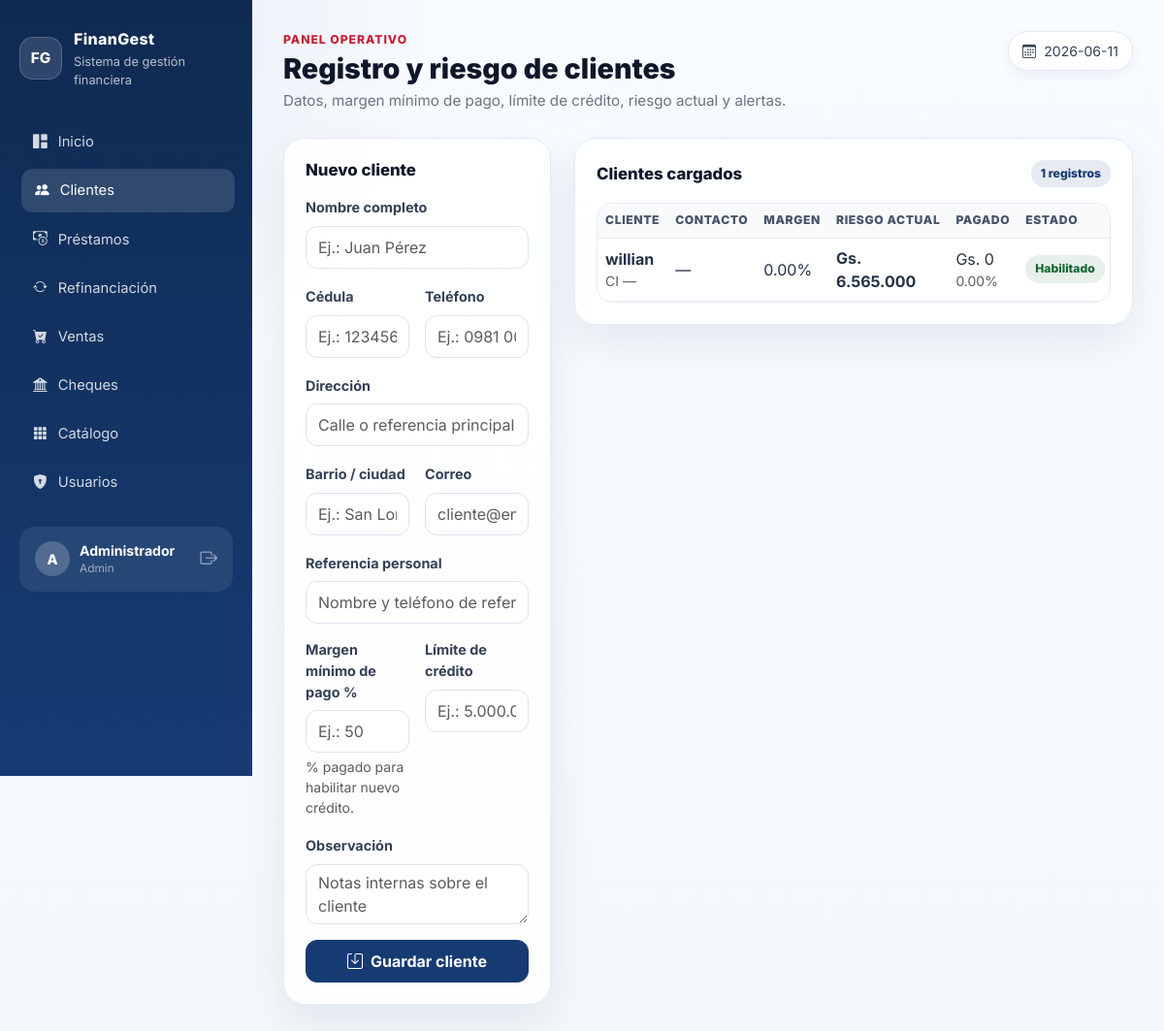
Screenshot of /clientes (signed in) with the database file from the repository.
### tables this page shows
CREATE TABLE clientes (
            id INTEGER PRIMARY KEY AUTOINCREMENT,
            nombre TEXT NOT NULL, cedula TEXT NOT NULL DEFAULT '',
            telefono TEXT DEFAULT '', email TEXT DEFAULT '',
            direccion TEXT DEFAULT '', barrio TEXT DEFAULT '',
            referencia TEXT DEFAULT '', observacion TEXT DEFAULT '',
            margen_pago REAL DEFAULT 0, limite_credito REAL DEFAULT 0,
            fecha TEXT DEFAULT (date('now'))
        );

### app.py (the view, shortened to what this page needs)
@app.route("/clientes", methods=["GET", "POST"])
@login_required
def clientes():
    return render_template("clientes.html",
                           clientes=clientes_con_perfil())

### app.py (called while the page is built, shortened)
def login_required(f):
    @wraps(f)
    def d(*a, **kw):
        if "user_id" not in session:
            return redirect(url_for("login"))
        return f(*a, **kw)
    return d

def moneda(v):
    try: return f"Gs. {float(v or 0):,.0f}".replace(",", ".")
    except: return "Gs. 0"

def numero(v):
    d = "".join(c for c in str(v or "") if c.isdigit())
    if not d: return "—"
    return f"{int(d):,}".replace(",", ".")

def porcentaje(v):
    try: return f"{float(v or 0):.2f}%"
    except: return "0.00%"

def _float(v, default=0.0):
    try:
        t = str(v or "").strip().replace(" ", "")
        if not t: return default
        t = t.replace("Gs.", "").replace("gs.", "").strip()
        if t.count(".") > 1:
            return float(t.replace(".", ""))
        if t.count(".") == 1:
            parts = t.split(".")
            if len(parts[1]) == 3 and parts[0].isdigit() and parts[1].isdigit():
                return float(t.replace(".", ""))  # "500.000" → 500000
        return float(t)
    except: return default

def _int(v, default=0):
    try: return int(_float(v, default))
    except: return default

def deuda_prestamo(p):
    total   = _float(p["total"])
    cuota   = _float(p["cuota"])
    pagadas = _int(p["cuotas_pagadas"])
    mora    = _float(p["mora_acumulada"])
    pagado  = min(total, cuota * max(0, pagadas))
    saldo   = max(0.0, total - pagado) + mora
    return round(saldo, 2), round(pagado, 2), round(total + mora, 2)

def deuda_venta(v):
    try:
        total = _float(v["total"]) if v["total"] else _float(v["precio"])
    except Exception:
        total = _float(v["precio"])
    if not total:
        total = _float(v["precio"])
    pagado = _float(v["pagado"])
    saldo  = max(0.0, total - pagado)
    return round(saldo, 2), round(min(pagado, total), 2), round(total, 2)

def alertas_vencimiento(dias=7):
    hoy_d  = datetime.strptime(hoy(), "%Y-%m-%d").date()
    limite = hoy_d + timedelta(days=dias)
    result = []
    for p in db.get_prestamos():
        if p["estado"] in ("REFINANCIADO", "CANCELADO"):
            continue
        pagadas = _int(p["cuotas_pagadas"])
        plazo   = _int(p["plazo"])
        if pagadas >= plazo:
            continue
        prox = sumar_meses(p["fecha"] or hoy(), pagadas + 1)
        try:
            prox_d = datetime.strptime(prox, "%Y-%m-%d").date()
        except Exception:
            continue
        if prox_d > limite:
            continue
    return sorted(result, key=lambda a: a["dias"])

### templates/clientes.html (shortened to what this page needs)
{% extends "base.html" %}
{% block page_title %}Registro y riesgo de clientes{% endblock %}
{% block page_description %}Datos, margen mínimo de pago, límite de crédito, riesgo actual y alertas.{% endblock %}
{% block content %}
<div class="row g-4">
    <div class="col-lg-4">
        <section class="panel">
            <div class="panel-header"><h2 class="panel-title">Nuevo cliente</h2></div>
            <form method="post" class="row g-3">
                <div class="col-12"><label class="form-label">Nombre completo</label><input class="form-control" name="nombre" placeholder="Ej.: Juan Pérez" required></div>
                <div class="col-md-6"><label class="form-label">Cédula</label><input class="form-control" name="cedula" placeholder="Ej.: 1234567" required></div>
                <div class="col-md-6"><label class="form-label">Teléfono</label><input class="form-control" name="telefono" placeholder="Ej.: 0981 000 000"></div>
                <div class="col-12"><label class="form-label">Dirección</label><input class="form-control" name="direccion" placeholder="Calle o referencia principal"></div>
                <div class="col-md-6"><label class="form-label">Barrio / ciudad</label><input class="form-control" name="barrio" placeholder="Ej.: San Lorenzo"></div>
                <div class="col-md-6"><label class="form-label">Correo</label><input class="form-control" name="correo" type="email" placeholder="cliente@email.com"></div>
                <div class="col-12"><label class="form-label">Referencia personal</label><input class="form-control" name="referencia" placeholder="Nombre y teléfono de referencia"></div>
                <div class="col-md-6">
                    <label class="form-label">Margen mínimo de pago %</label>
                    <input class="form-control" name="margen_pago" type="number" step="0.01" min="0" max="100" placeholder="Ej.: 50">
                    <div class="form-text">% pagado para habilitar nuevo crédito.</div>
                </div>
                <div class="col-md-6"><label class="form-label">Límite de crédito</label><input class="form-control" data-money="true" name="limite_credito" placeholder="Ej.: 5.000.000"></div>
                <div class="col-12"><label class="form-label">Observación</label><textarea class="form-control" name="observacion" rows="2" placeholder="Notas internas sobre el cliente"></textarea></div>
                <div class="col-12 d-grid"><button class="btn btn-primary" type="submit"><i class="bi bi-save me-2"></i>Guardar cliente</button></div>
            </form>
        </section>
    </div>
    <div class="col-lg-8">
        <section class="panel">
            <div class="panel-header"><h2 class="panel-title">Clientes cargados</h2><span class="badge-soft-primary">{{ clientes|length }} registros</span></div>
            {% if clientes %}
            <div class="table-wrap">
                <table class="table table-hover">
                    <thead><tr><th>Cliente</th><th>Contacto</th><th>Margen</th><th>Riesgo actual</th><th>Pagado</th><th>Estado</th><th>Alertas</th><th></th></tr></thead>
                    <tbody>
                        {% for item in clientes %}{% set c = item.cliente %}{% set p = item.perfil %}
                        <tr>
                            <td><strong>{{ c.nombre }}</strong><div class="text-muted small">CI {{ numero(c.cedula) }}</div>{% if c.direccion or c.barrio %}<div class="text-muted small">{{ c.direccion }} {{ c.barrio }}</div>{% endif %}</td>
                            <td>{{ c.telefono or '—' }}{% if c.email %}<div class="text-muted small">{{ c.email }}</div>{% endif %}</td>
                            <td>{{ p.margen_fmt }}</td>
                            <td class="fw-bold">{{ p.riesgo_fmt }}</td>
                            <td>{{ p.pagado_fmt }}<div class="text-muted small">{{ p.porcentaje_pagado_fmt }}</div></td>
                            <td>
                                {% if p.habilitado %}<span class="badge-soft-success">Habilitado</span>
                                {% else %}<span class="badge-soft-danger">Debe pagar {{ p.pago_necesario_fmt }}</span>{% endif %}
                            </td>
                        </tr>
                        {% endfor %}
                    </tbody>
                </table>
            </div>
            {% else %}<div class="empty-state">No hay clientes registrados.</div>{% endif %}
        </section>
    </div>
</div>
{% endblock %}

### static/style.css (style rules this page uses)
:root { --primary: #163b73; --primary-dark: #0f2a52; --accent: #c81e35; --surface: #ffffff; --muted: #6b7280; --bg: #f4f7fb; --border: #e5eaf2; --shadow: 0 18px 45px rgba(15, 42, 82, .08); }
* { box-sizing: border-box; }
body { min-height: 100vh; margin: 0; background: radial-gradient(circle at top left, rgba(22,59,115,.10), transparent 28rem), linear-gradient(180deg, #f8fbff 0%, var(--bg) 100%); color: #111827; font-family: Inter, system-ui, -apple-system, BlinkMacSystemFont, "Segoe UI", sans-serif; }
.stat-card, .panel { background: rgba(255,255,255,.92); border: 1px solid var(--border); border-radius: 22px; box-shadow: var(--shadow); }
.panel { padding: 22px; margin-bottom: 20px; }
.panel-header { display: flex; align-items: center; justify-content: space-between; gap: 12px; margin-bottom: 16px; flex-wrap: wrap; }
.panel-title { margin: 0; color: #0f172a; font-size: 1.05rem; font-weight: 800; }
.form-control, .form-select { min-height: 44px; border-color: #dbe3ef; border-radius: 12px; }
.form-label { color: #334155; font-weight: 700; font-size: .9rem; }
.btn-primary { --bs-btn-bg: var(--primary); --bs-btn-border-color: var(--primary); --bs-btn-hover-bg: var(--primary-dark); --bs-btn-hover-border-color: var(--primary-dark); border-radius: 12px; font-weight: 700; min-height: 44px; }
.table-wrap { overflow-x: auto; border: 1px solid var(--border); border-radius: 16px; }
.table { margin: 0; vertical-align: middle; }
.table thead th { color: #475569; background: #f8fafc; border-bottom: 1px solid var(--border); font-size: .76rem; font-weight: 850; letter-spacing: .05em; text-transform: uppercase; white-space: nowrap; }
.table tbody td { color: #243244; border-color: #edf2f7; }
.badge-soft-danger, .badge-soft-success, .badge-soft-primary, .badge-soft-warning { display: inline-flex; align-items: center; padding: 5px 10px; border-radius: 999px; font-size: .76rem; font-weight: 800; white-space: nowrap; }
.badge-soft-success { background: rgba(22,101,52,.10); color: #166534; }
.badge-soft-primary { background: rgba(22,59,115,.10); color: var(--primary); }
.table-wrap .table { min-width: 640px; }

### rows the page displays
clientes: nombre "willian", cedula "—", telefono "—"

### other values shown
{{ APP_INITIALS }} "FG"
{{ APP_NAME }} "FinanGest"
{{ APP_TAGLINE }} "Sistema de gestión financiera"
{{ current_user[0]|upper if current_user else '?' }} "A"
{{ session.nombre if session.nombre else current_user }} "Administrador"
{{ current_rol }} "Admin"
{{ hoy() }} "2026-06-11"
{{ clientes|length }} "1"
{{ p.margen_fmt }} "0.00%"
{{ p.riesgo_fmt }} "Gs. 6.565.000"
{{ p.pagado_fmt }} "Gs. 0"
{{ p.porcentaje_pagado_fmt }} "0.00%"
